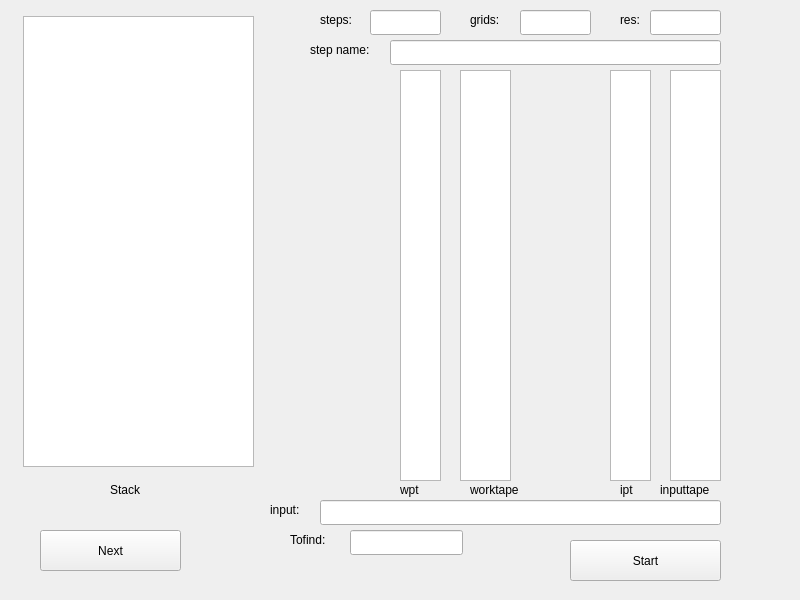
<?xml version="1.0" encoding="UTF-8"?>
<ui version="4.0">
 <class>Widget</class>
 <widget class="QWidget" name="Widget">
  <property name="geometry">
   <rect>
    <x>0</x>
    <y>0</y>
    <width>800</width>
    <height>600</height>
   </rect>
  </property>
  <property name="windowTitle">
   <string>Widget</string>
  </property>
  <widget class="QPushButton" name="NextStep">
   <property name="geometry">
    <rect>
     <x>40</x>
     <y>530</y>
     <width>141</width>
     <height>41</height>
    </rect>
   </property>
   <property name="text">
    <string>Next</string>
   </property>
  </widget>
  <widget class="QPushButton" name="StartMachine">
   <property name="geometry">
    <rect>
     <x>570</x>
     <y>540</y>
     <width>151</width>
     <height>41</height>
    </rect>
   </property>
   <property name="text">
    <string>Start</string>
   </property>
  </widget>
  <widget class="QLineEdit" name="InputEdit">
   <property name="geometry">
    <rect>
     <x>320</x>
     <y>500</y>
     <width>401</width>
     <height>25</height>
    </rect>
   </property>
  </widget>
  <widget class="QLabel" name="label">
   <property name="geometry">
    <rect>
     <x>270</x>
     <y>500</y>
     <width>41</width>
     <height>19</height>
    </rect>
   </property>
   <property name="text">
    <string>input:</string>
   </property>
  </widget>
  <widget class="QLabel" name="label_2">
   <property name="geometry">
    <rect>
     <x>110</x>
     <y>480</y>
     <width>41</width>
     <height>19</height>
    </rect>
   </property>
   <property name="text">
    <string>Stack</string>
   </property>
  </widget>
  <widget class="QLabel" name="label_3">
   <property name="geometry">
    <rect>
     <x>470</x>
     <y>10</y>
     <width>51</width>
     <height>19</height>
    </rect>
   </property>
   <property name="text">
    <string>grids:</string>
   </property>
  </widget>
  <widget class="QLabel" name="label_4">
   <property name="geometry">
    <rect>
     <x>320</x>
     <y>10</y>
     <width>51</width>
     <height>19</height>
    </rect>
   </property>
   <property name="text">
    <string>steps:</string>
   </property>
  </widget>
  <widget class="QLabel" name="label_5">
   <property name="geometry">
    <rect>
     <x>620</x>
     <y>10</y>
     <width>31</width>
     <height>19</height>
    </rect>
   </property>
   <property name="text">
    <string>res:</string>
   </property>
  </widget>
  <widget class="QLabel" name="label_6">
   <property name="geometry">
    <rect>
     <x>400</x>
     <y>480</y>
     <width>31</width>
     <height>19</height>
    </rect>
   </property>
   <property name="text">
    <string>wpt</string>
   </property>
  </widget>
  <widget class="QLabel" name="label_7">
   <property name="geometry">
    <rect>
     <x>470</x>
     <y>480</y>
     <width>71</width>
     <height>19</height>
    </rect>
   </property>
   <property name="text">
    <string>worktape</string>
   </property>
  </widget>
  <widget class="QLabel" name="label_8">
   <property name="geometry">
    <rect>
     <x>620</x>
     <y>480</y>
     <width>31</width>
     <height>19</height>
    </rect>
   </property>
   <property name="text">
    <string>ipt</string>
   </property>
  </widget>
  <widget class="QTextEdit" name="StackEdit">
   <property name="geometry">
    <rect>
     <x>23</x>
     <y>16</y>
     <width>231</width>
     <height>451</height>
    </rect>
   </property>
  </widget>
  <widget class="QLineEdit" name="GridsEdit">
   <property name="geometry">
    <rect>
     <x>520</x>
     <y>10</y>
     <width>71</width>
     <height>25</height>
    </rect>
   </property>
  </widget>
  <widget class="QLineEdit" name="StepsEdit">
   <property name="geometry">
    <rect>
     <x>370</x>
     <y>10</y>
     <width>71</width>
     <height>25</height>
    </rect>
   </property>
  </widget>
  <widget class="QLineEdit" name="ResEdit">
   <property name="geometry">
    <rect>
     <x>650</x>
     <y>10</y>
     <width>71</width>
     <height>25</height>
    </rect>
   </property>
  </widget>
  <widget class="QLabel" name="label_9">
   <property name="geometry">
    <rect>
     <x>660</x>
     <y>480</y>
     <width>71</width>
     <height>19</height>
    </rect>
   </property>
   <property name="text">
    <string>inputtape</string>
   </property>
  </widget>
  <widget class="QTextEdit" name="WPTEdit">
   <property name="geometry">
    <rect>
     <x>400</x>
     <y>70</y>
     <width>41</width>
     <height>411</height>
    </rect>
   </property>
  </widget>
  <widget class="QTextEdit" name="WorkEdit">
   <property name="geometry">
    <rect>
     <x>460</x>
     <y>70</y>
     <width>51</width>
     <height>411</height>
    </rect>
   </property>
  </widget>
  <widget class="QTextEdit" name="IPTEdit">
   <property name="geometry">
    <rect>
     <x>610</x>
     <y>70</y>
     <width>41</width>
     <height>411</height>
    </rect>
   </property>
  </widget>
  <widget class="QTextEdit" name="InputtapeEdit">
   <property name="geometry">
    <rect>
     <x>670</x>
     <y>70</y>
     <width>51</width>
     <height>411</height>
    </rect>
   </property>
  </widget>
  <widget class="QLineEdit" name="TofindEdit">
   <property name="geometry">
    <rect>
     <x>350</x>
     <y>530</y>
     <width>113</width>
     <height>25</height>
    </rect>
   </property>
  </widget>
  <widget class="QLabel" name="label_10">
   <property name="geometry">
    <rect>
     <x>290</x>
     <y>530</y>
     <width>51</width>
     <height>19</height>
    </rect>
   </property>
   <property name="text">
    <string>Tofind:</string>
   </property>
  </widget>
  <widget class="QLabel" name="label_11">
   <property name="geometry">
    <rect>
     <x>310</x>
     <y>40</y>
     <width>81</width>
     <height>19</height>
    </rect>
   </property>
   <property name="text">
    <string>step name:</string>
   </property>
  </widget>
  <widget class="QLineEdit" name="StepNameEdit">
   <property name="geometry">
    <rect>
     <x>390</x>
     <y>40</y>
     <width>331</width>
     <height>25</height>
    </rect>
   </property>
  </widget>
 </widget>
 <resources/>
 <connections/>
</ui>
